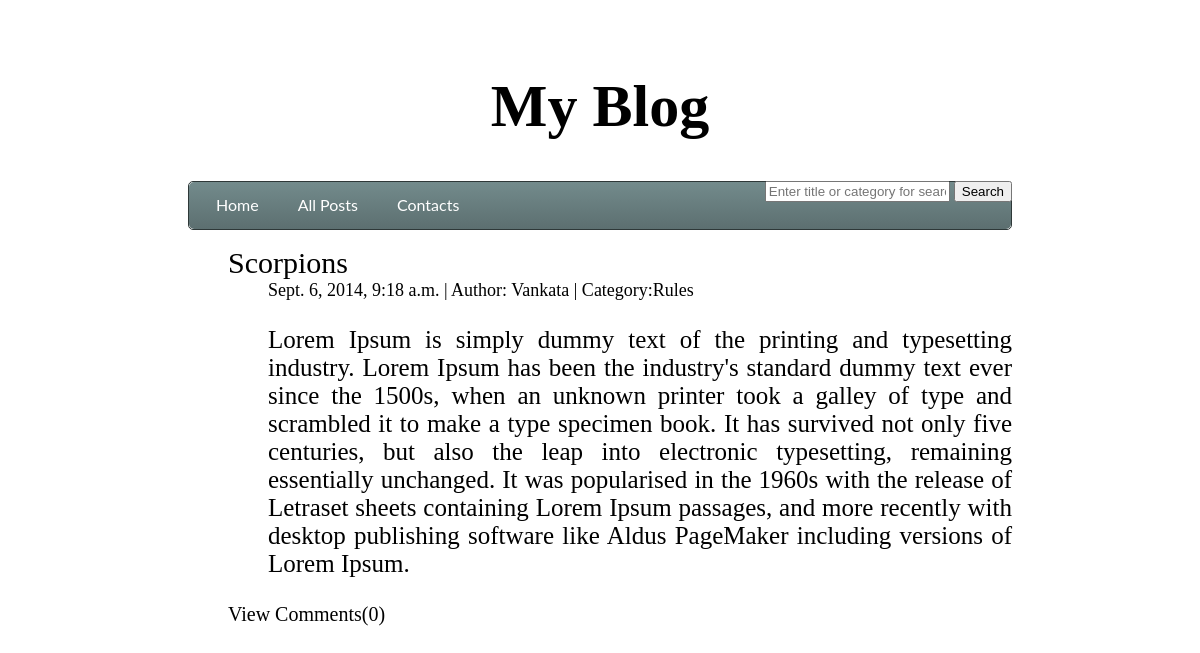
/blog/, run on an earlier commit of the app's database.
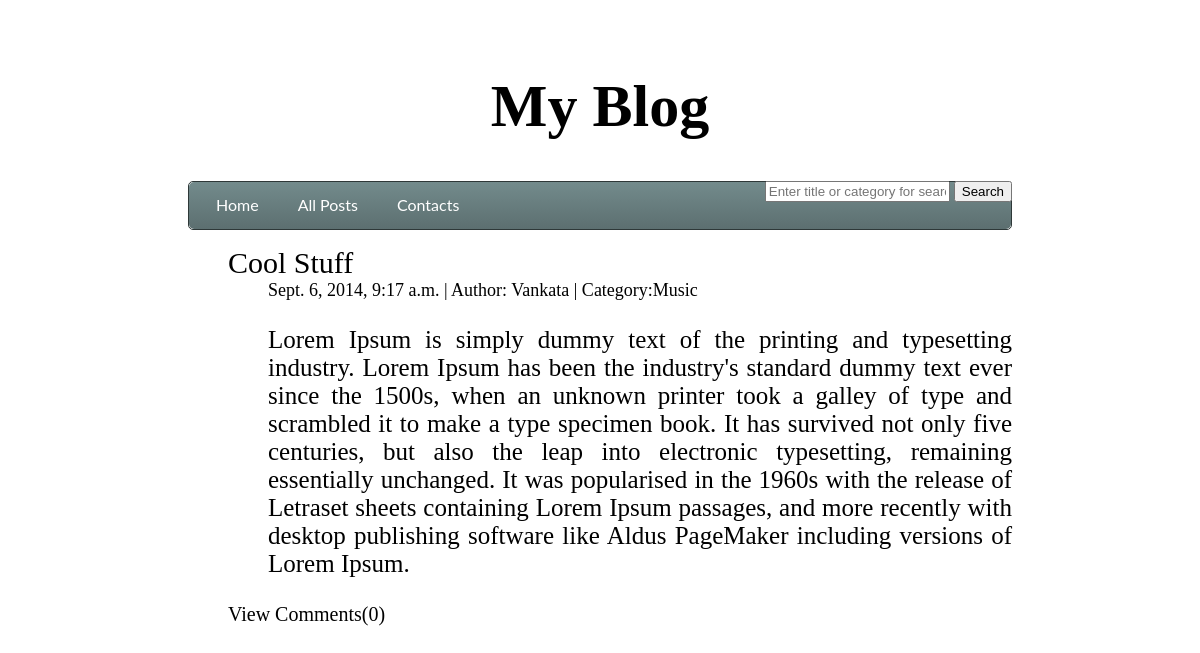
And on a later commit of the database.
### blog/models.py (models this page shows, shortened)
class Post(models.Model):
    title = models.CharField(max_length=100)
    body_text = models.TextField()
    author = models.CharField(max_length=100, default='Vankata')
    category = models.CharField(max_length=50, default='')
    pub_date = models.DateTimeField(auto_now_add=True)

### blog/views.py (the view)
def home_page(request):
    posts = Post.objects.all().order_by("-pub_date")[:1]
    return render(request, "blog/index.html", {'posts': posts,
                                               'user': request.user})

### blog/templates/blog/index.html
{% extends "blog/base.html" %}
{% block content %}
    <div class="main">
       <ul>
        {% for post in posts %}
           <div class="one_post">
            <div class="title"><a href="{% url 'blog:post' post.id%}">{{ post.title }}</a></div>
            <ul>
                <div class="information">{{ post.pub_date }} | Author: {{post.author}}{% if post.category %} | Category:{{ post.category }} {% endif %}</div>
                <div class="body">{{ post.body_text|linebreaks }}</div>
                </ul>
               </div>
                <div id="view_comments">
                    <p><a href="{% url 'blog:post' post.id%}">View Comments({{post.comments_set.count}})</a></p></div>
        {% endfor %}
    </ul>
    </div>
{% endblock %}

What changed in the data, as far as the page shows it:
removed Post: title "Scorpions", pub_date "Sept. 6, 2014, 9:18 a.m.", author "Vankata", category "Rules", body_text "Lorem Ipsum is simply dummy text of the printing and typesetting industry. Lorem Ipsum has been the industry's standard dummy text ever since the 1500s, when an unknown printer took a galley of type and scrambled it to make a type specimen book. It has survived not only five centuries, but also the leap into electronic typesetting, remaining essentially unchanged. It was popularised in the 1960s with the release of Letraset sheets containing Lorem Ipsum passages, and more recently with desktop publishing software like Aldus PageMaker including versions of Lorem Ipsum.", comments_set.count "0"
now on this page (row unchanged): Post: title "Cool Stuff", pub_date "Sept. 6, 2014, 9:17 a.m.", author "Vankata", category "Music", body_text "Lorem Ipsum is simply dummy text of the printing and typesetting industry. Lorem Ipsum has been the industry's standard dummy text ever since the 1500s, when an unknown printer took a galley of type and scrambled it to make a type specimen book. It has survived not only five centuries, but also the leap into electronic typesetting, remaining essentially unchanged. It was popularised in the 1960s with the release of Letraset sheets containing Lorem Ipsum passages, and more recently with desktop publishing software like Aldus PageMaker including versions of Lorem Ipsum.", comments_set.count "0"
